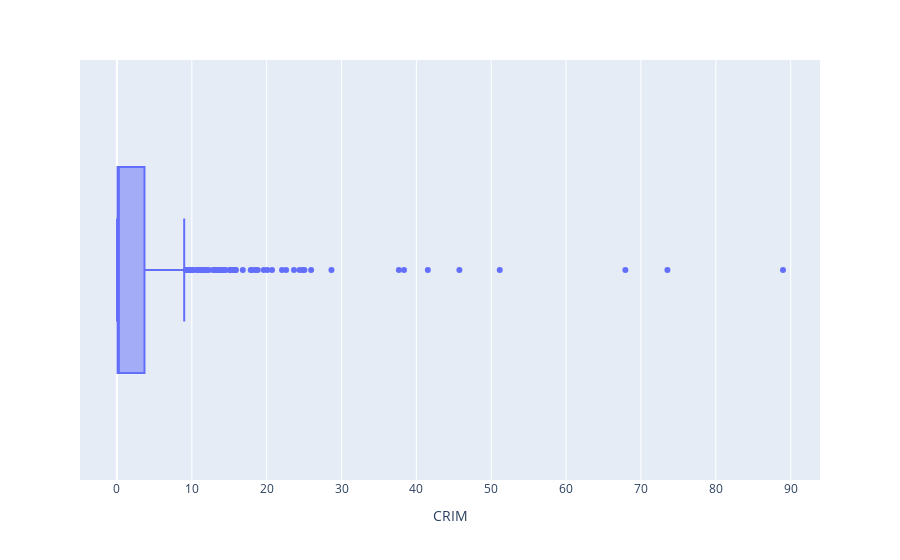
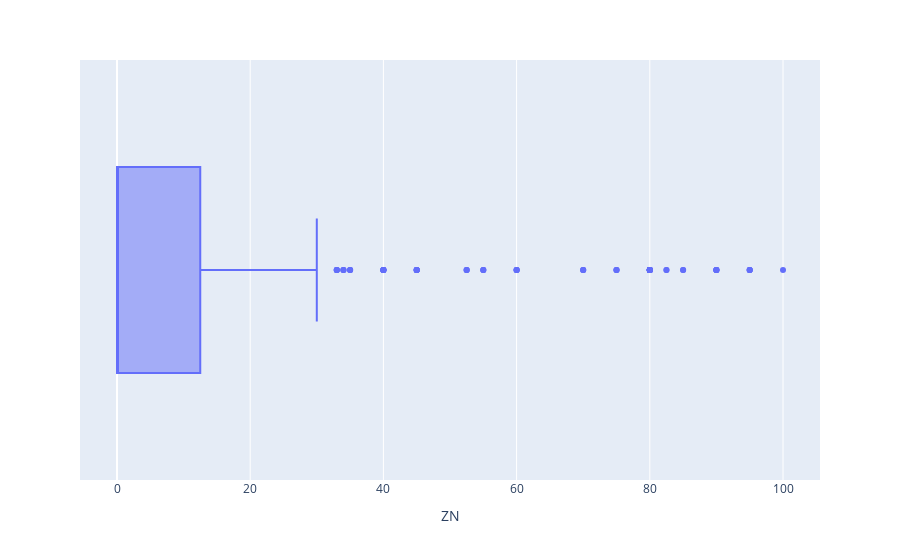
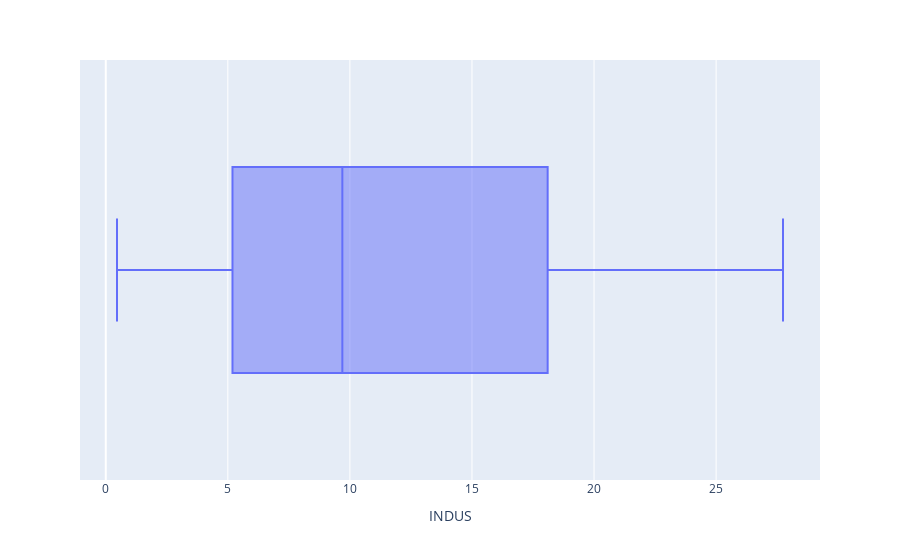
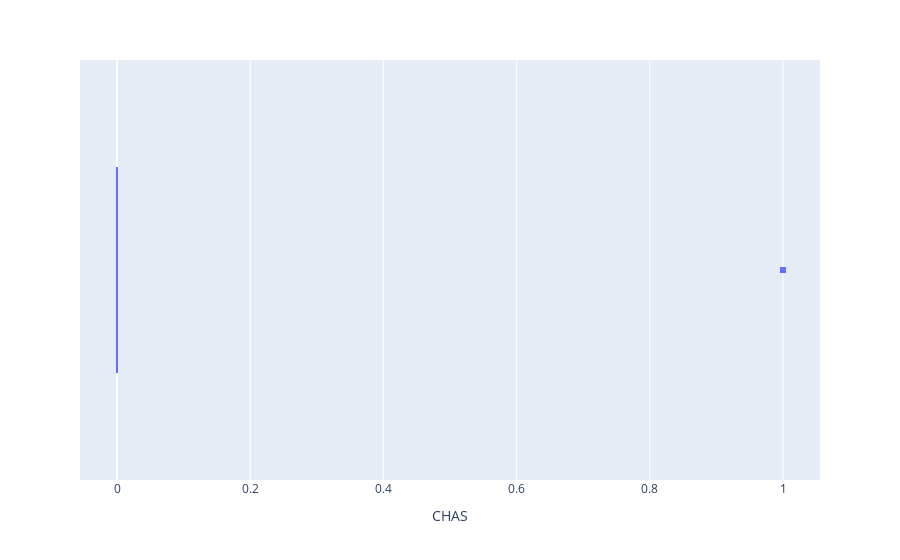

The code cell stored with these charts, in order, in its notebook:
### Code cell
for col in df.columns:
    fig = px.box(df, x=col)
    fig.show()

### Figure 1 — Plotly figure (JSON) as saved in the notebook; plotly's stock layout.template omitted (floating-point values rounded to 4 significant figures; data arrays with more than 128 entries replaced by an {"elided": "..."} marker saying what was removed)
{"data": [{"alignmentgroup": "True", "hovertemplate": "CRIM=%{x}<extra></extra>", "legendgroup": "", "marker": {"color": "#636efa"}, "name": "", "notched": false, "offsetgroup": "", "orientation": "h", "showlegend": false, "type": "box", "x": {"elided": "506 float values"}, "x0": " ", "xaxis": "x", "y0": " ", "yaxis": "y"}], "layout": {"boxmode": "group", "legend": {"tracegroupgap": 0}, "margin": {"t": 60}, "xaxis": {"anchor": "y", "domain": [0, 1], "title": {"text": "CRIM"}}, "yaxis": {"anchor": "x", "domain": [0, 1]}}}

### Figure 2 — Plotly figure (JSON) as saved in the notebook; plotly's stock layout.template omitted (floating-point values rounded to 4 significant figures; data arrays with more than 128 entries replaced by an {"elided": "..."} marker saying what was removed)
{"data": [{"alignmentgroup": "True", "hovertemplate": "ZN=%{x}<extra></extra>", "legendgroup": "", "marker": {"color": "#636efa"}, "name": "", "notched": false, "offsetgroup": "", "orientation": "h", "showlegend": false, "type": "box", "x": {"elided": "506 float values"}, "x0": " ", "xaxis": "x", "y0": " ", "yaxis": "y"}], "layout": {"boxmode": "group", "legend": {"tracegroupgap": 0}, "margin": {"t": 60}, "xaxis": {"anchor": "y", "domain": [0, 1], "title": {"text": "ZN"}}, "yaxis": {"anchor": "x", "domain": [0, 1]}}}

### Figure 3 — Plotly figure (JSON) as saved in the notebook; plotly's stock layout.template omitted (floating-point values rounded to 4 significant figures; data arrays with more than 128 entries replaced by an {"elided": "..."} marker saying what was removed)
{"data": [{"alignmentgroup": "True", "hovertemplate": "INDUS=%{x}<extra></extra>", "legendgroup": "", "marker": {"color": "#636efa"}, "name": "", "notched": false, "offsetgroup": "", "orientation": "h", "showlegend": false, "type": "box", "x": {"elided": "506 float values"}, "x0": " ", "xaxis": "x", "y0": " ", "yaxis": "y"}], "layout": {"boxmode": "group", "legend": {"tracegroupgap": 0}, "margin": {"t": 60}, "xaxis": {"anchor": "y", "domain": [0, 1], "title": {"text": "INDUS"}}, "yaxis": {"anchor": "x", "domain": [0, 1]}}}

### Figure 4 — Plotly figure (JSON) as saved in the notebook; plotly's stock layout.template omitted (floating-point values rounded to 4 significant figures; data arrays with more than 128 entries replaced by an {"elided": "..."} marker saying what was removed)
{"data": [{"alignmentgroup": "True", "hovertemplate": "CHAS=%{x}<extra></extra>", "legendgroup": "", "marker": {"color": "#636efa"}, "name": "", "notched": false, "offsetgroup": "", "orientation": "h", "showlegend": false, "type": "box", "x": {"elided": "506 int values"}, "x0": " ", "xaxis": "x", "y0": " ", "yaxis": "y"}], "layout": {"boxmode": "group", "legend": {"tracegroupgap": 0}, "margin": {"t": 60}, "xaxis": {"anchor": "y", "domain": [0, 1], "title": {"text": "CHAS"}}, "yaxis": {"anchor": "x", "domain": [0, 1]}}}
